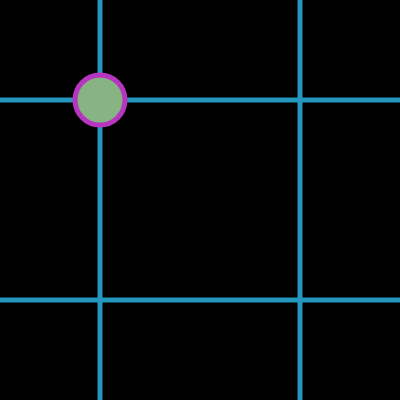
Frame 1 (no input)
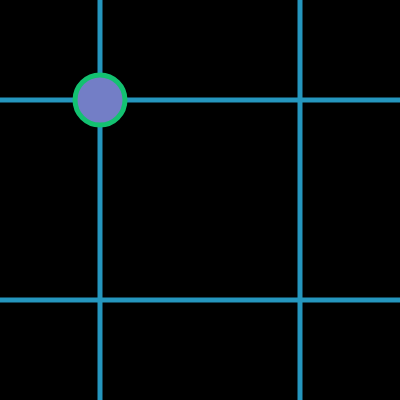
Frame 60 (no input)
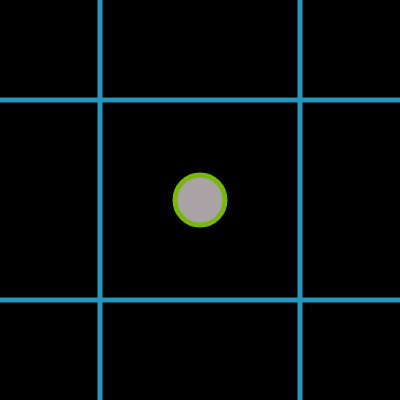
Frame 120 (the mouse pressed at the canvas centre since frame 60)

The p5.js sketch that drew these frames (run headless with seeded random() and noise() and a simulated clock; from frame 60 on, the mouse is pressed at the canvas centre):

// p5.js sketch
// ── sketch.js
function setup() {
  createCanvas(400, 400);
}

function draw() {
  background(0);
  let leftWall = 100
  let rightWall = 300
  let topWall = 100
  let bottomWall = 300
  //making variables for the prison walls 
  
  let r = random(0, 256)
  let g = random(0, 256)
  let b = random(0, 256)
  
  let s = random (100, 200)
  let t = random (100, 200)
  let f = random (100, 200)
  //variables for the constantly changing colours using random. I made sure s,t,f have a different random range than r,g,b to ensure the strokeWeight and circle fill change colour differently. 
  
  stroke(37, 150, 190)
  //seeing as fill doesn't work for lines I used stroke with the rgb colour chosen on google colour picker
  strokeWeight(5)
  //adjusting  thickness of line
  line(0, topWall, 400, topWall);
  line(0, bottomWall, 400, bottomWall)
  line(rightWall, 400, rightWall, 0)
  line(leftWall, 400, leftWall, 0)
  //creating the prison using variables 
 
  let xc = constrain(mouseX, leftWall, rightWall,);
  let yc = constrain(mouseY, leftWall, rightWall);
  //key part: this line of code makes the prison walls barriers to the circle when the mouse moves. In other words constraining position of circle to its prison
  //let xy = ["xc","yc"] 
  //I originally though i had to combine 2 variables into one for this to be able to work but turns out i just needed to place the variables xc and yc in the circle(x, y, size)
  
  //circle(mouseX, mouseY, 50)
  //Originally i thought i needed 2 circles for the circle to be imprisoned and able to move around with mouse but turns out this line of code wasn't needed.
  
  frameRate(30)
  //i use frameRate to slow down the frames without making the circle slow to move with mouse. Without it the colour changes looked too fast 
  stroke(r, g, b)
  //randomise colour changes to outer rim of circle
  strokeWeight(5)
  fill(s, t, f)
  //randomise colour changes inner rim of circle 
  circle(xc, yc, 50);
  //Final line of code: plugging in variable into the circle to allow it to be constrained inside the prison whilst also enabling it to move x and y coordinates with mouse movement . This essentially symbolises entrapment and helplessness. 
  
  
}
